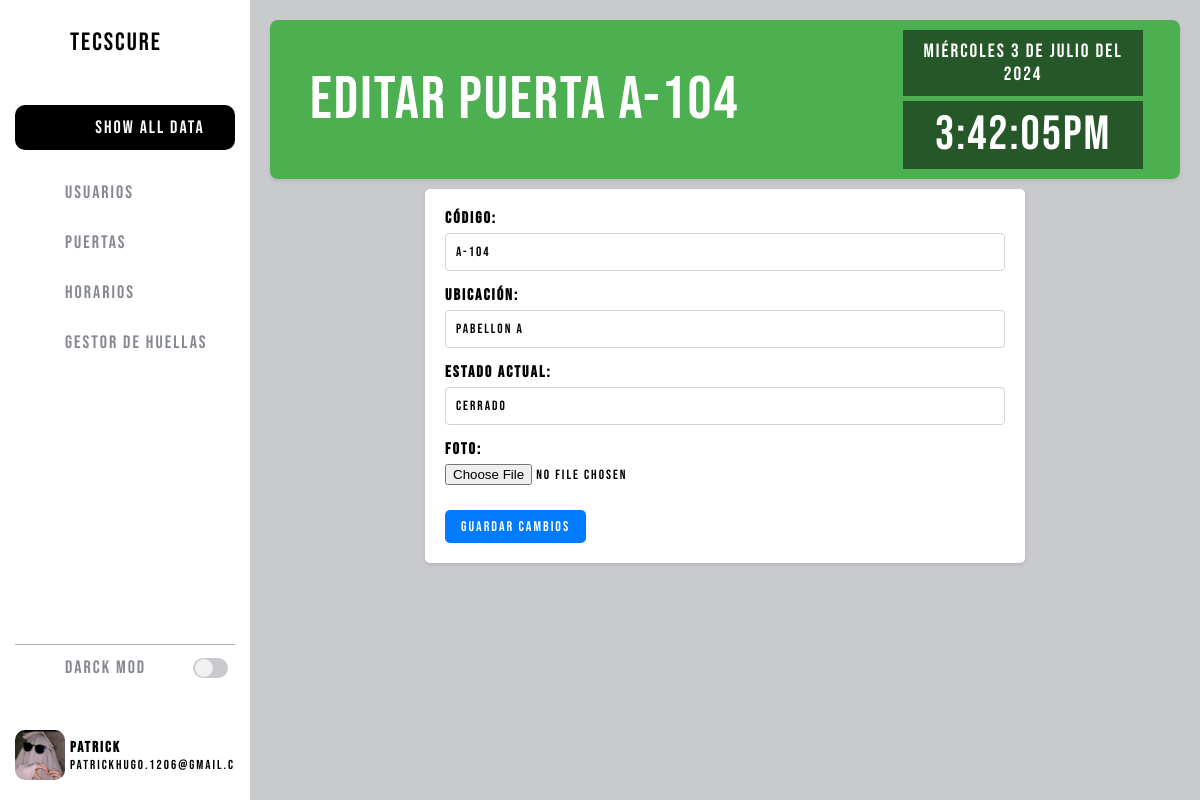
Before: /index/puertas/editar/?id=1 (signed in) with the older database file.
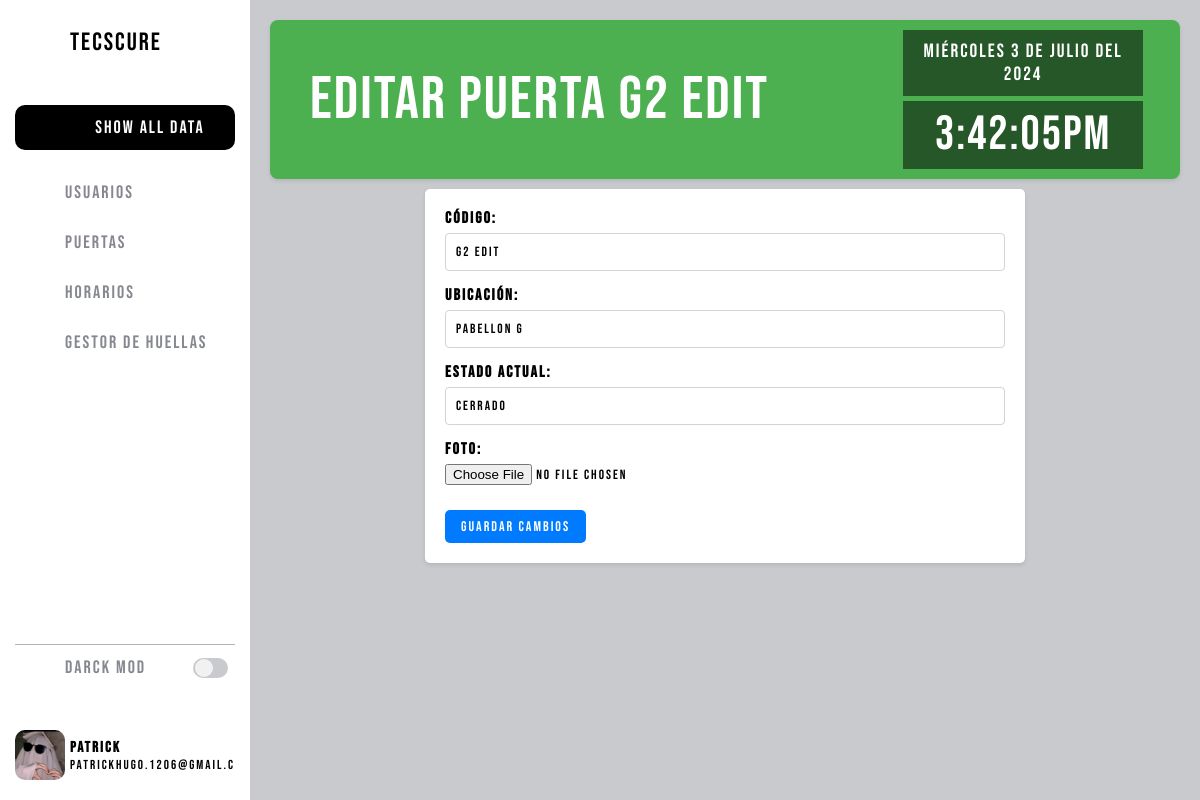
After: the same page with the newer database file.
### admin_page/models.py (models this page shows, shortened)
class Puerta(models.Model):
    codigo = models.CharField(max_length=50, unique=True)
    ubicacion = models.CharField(max_length=100)
    estado_actual = models.CharField(max_length=50)
    foto = models.ImageField(upload_to='puerta_photos/', blank=True, null=True)

### admin_page/views.py (the view, shortened to what this page needs)
# urls.py: path('index/puertas/editar/', editar_puerta, name='editar_puerta'),
@include_admin_data
def editar_puerta(request):
    admin_id = request.session.get('admin_id')
    if admin_id:
        administrador = Administrador.objects.get(id=admin_id)
    else:
        return redirect('admin_page:login')
    if request.method == 'GET':
        puerta_id = request.GET.get('id')
        puerta = Puerta.objects.get(id=puerta_id)
        return render(request, 'admin_page/editar_puerta.html', {'puerta': puerta, 'administrador': administrador})
    else:
        return HttpResponse(status=405)

### admin_page/templates/admin_page/editar_puerta.html (shortened to what this page needs)
{% extends "admin_page/index.html" %}
{%block header%} EDITAR PUERTA {{ puerta.codigo }} {% endblock %}
{% block content %}
<form id="editarPuertaForm" method="POST" enctype="multipart/form-data">
    <div class="form-group">
        <label for="codigo">Código:</label>
        <input type="text" class="form-control" id="codigo" name="codigo" value="{{ puerta.codigo }}" required>
    </div>
    <div class="form-group">
        <label for="ubicacion">Ubicación:</label>
        <input type="text" class="form-control" id="ubicacion" name="ubicacion" value="{{ puerta.ubicacion }}" required>
    </div>
    <div class="form-group">
        <label for="estado_actual">Estado actual:</label>
        <input type="text" class="form-control" id="estado_actual" name="estado_actual" value="{{ puerta.estado_actual }}" required>
    </div>
    <div class="form-group">
        <label for="foto">Foto:</label>
        <input type="file" class="form-control-file" id="foto" name="foto">
    </div>
    <button type="submit" class="btn btn-primary">Guardar Cambios</button>
</form>
{% endblock %}

Changed rows visible on the page:
changed Puerta "Cerrado": codigo "A-104" → "G2 edit"; ubicacion "Pabellon A" → "Pabellon G"
